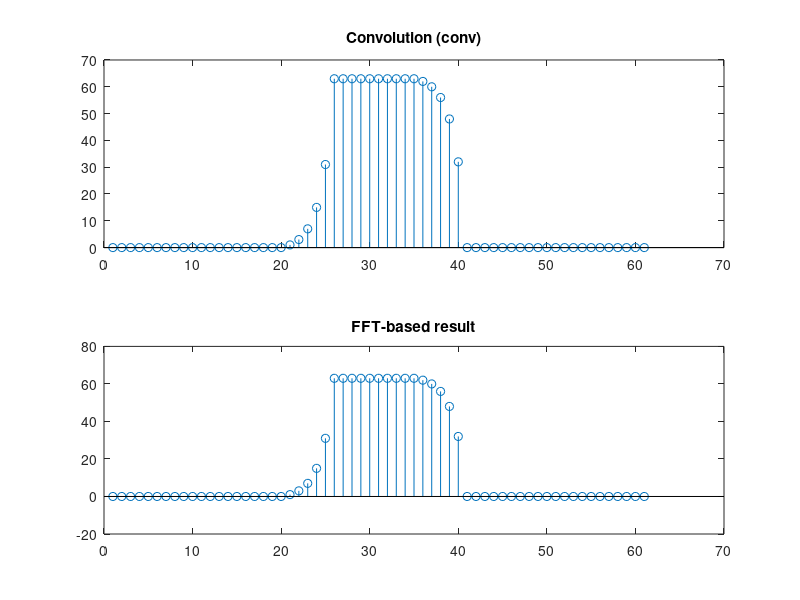

This chart was generated by the following MATLAB code:
clc; clear; close all;

%% Problem 1a
% Nhập giá trị x và h
x = input('Nhap x: ');
h = input('Nhap h: ');

y = conv(x, h);

disp('Output y = ');
disp(y);

%% Problem 1b
n = -15:15;

x = double(n >= -10 & n < 5);   % x[n]
h = (2.^n) .* (n >= 0 & n <= 5); % h[n]

subplot(2,1,1);
stem(n, x);
title('x[n]');

subplot(2,1,2);
stem(n, h);
title('h[n]');

%% Problem 1c
L = length(x) + length(h) - 1;

X = fft(x, L);
H = fft(h, L);

Y = X .* H;

y_ifft = ifft(Y);

y_conv = conv(x, h);

subplot(2,1,1);
stem(y_conv);
title('Convolution (conv)');

subplot(2,1,2);
stem(real(y_ifft));
title('FFT-based result');
